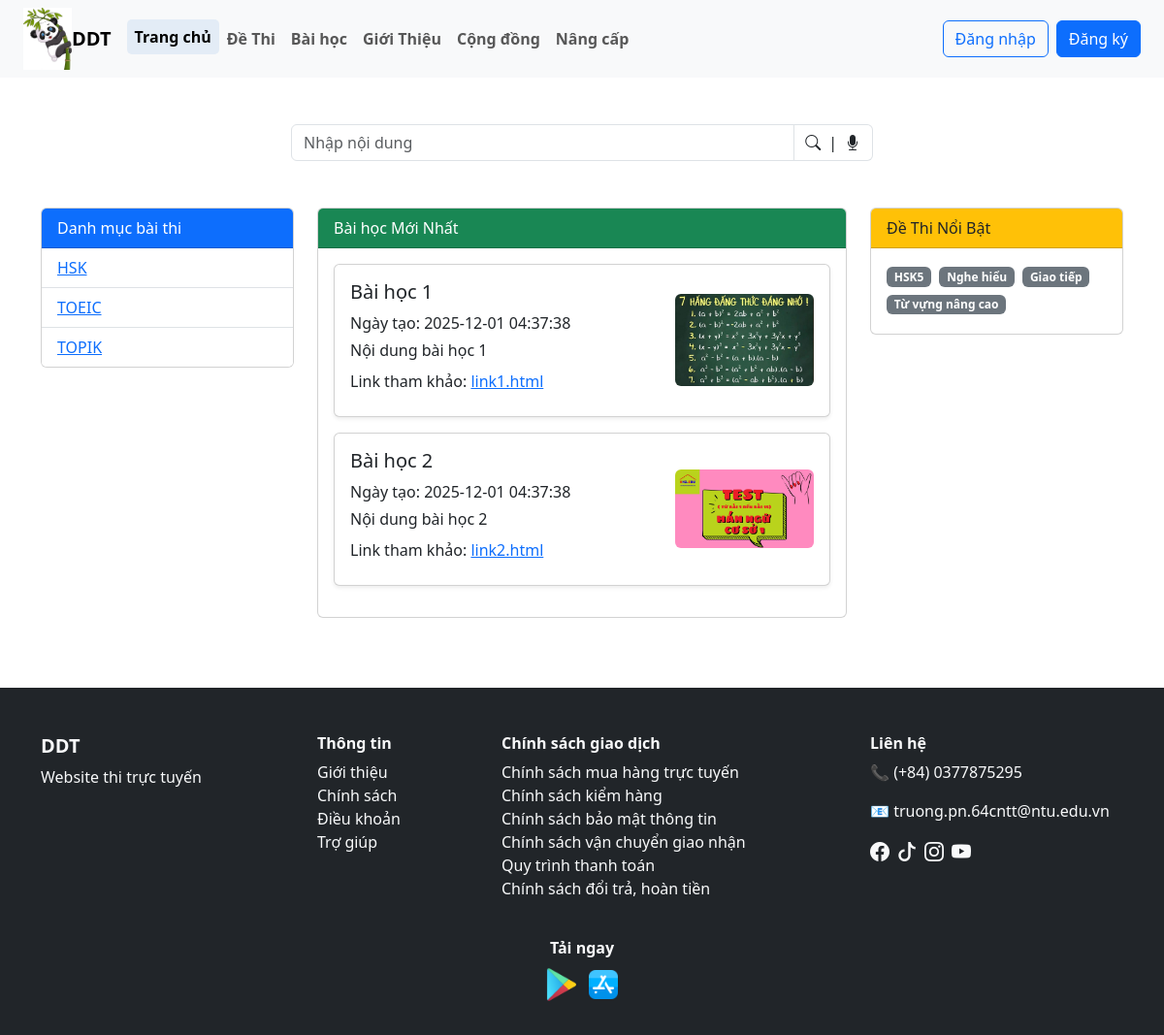
The app's page /user/index.php with its own data.
### tables this page shows
CREATE TABLE `danh_muc_de_thi` (
  `id` int(11) NOT NULL,
  `ten_danh_muc` varchar(100) NOT NULL,
  `mo_ta` text DEFAULT NULL
);

CREATE TABLE `bai_hoc` (
  `id` varchar(10) NOT NULL,
  `tieu_de` varchar(255) NOT NULL,
  `noi_dung` text DEFAULT NULL,
  `anh_bai_hoc` varchar(255) DEFAULT NULL,
  `link_bai_hoc` varchar(255) DEFAULT NULL,
  `ngay_tao` datetime DEFAULT current_timestamp(),
  `id_danh_muc` int(11) DEFAULT NULL
);

### user/index.php (the view)
<?php
include("./header.php");
$sql = "SELECT * FROM danh_muc_de_thi ORDER BY ten_danh_muc ASC";
$result = mysqli_query($dbc, $sql);
$sql_bai_hoc = "SELECT * FROM bai_hoc ORDER BY ngay_tao DESC";
$result_bai_hoc = mysqli_query($dbc, $sql_bai_hoc);
?>
<div class="d-flex justify-content-center my-5">
    <div class="input-group" style="max-width: 600px;">
        <input type="text" class="form-control" placeholder="Nhập nội dung" aria-label="Search">
        <span class="input-group-text bg-white border-start-0">
            <i class="bi bi-search me-2"></i>|
            <i class="bi bi-mic-fill ms-2"></i>
        </span>
    </div>
</div>
<div class="container my-5">
    <div class="row">
        <div class="col-md-3 mb-4">
            <div class="card">
                <div class="card-header bg-primary text-white">Danh mục bài thi</div>
                <ul class="list-group list-group-flush">
                    <?php if(mysqli_num_rows($result) > 0): ?>
                    <?php while($row = mysqli_fetch_assoc($result)): ?>
                    <li class="list-group-item">
                        <a href="./bai_thi_theo_muc.php?id_dm=<?= $row['id'] ?>">
                            <?= $row['ten_danh_muc'] ?>
                        </a>
                    </li>
                    <?php endwhile; ?>
                    <?php else: ?>
                    <li class="list-group-item">Không có danh mục nào.</li>
                    <?php endif; ?>
                </ul>
            </div>
        </div>
        <div class="col-md-6 mb-4">
            <div class="card">
                <div class="card-header bg-success text-white">Bài học Mới Nhất</div>
                <div class="card-body">
                    <?php if(mysqli_num_rows($result_bai_hoc) > 0): ?>
                    <?php while($row = mysqli_fetch_assoc($result_bai_hoc)): ?>
                    <a href="./chi_tiet_bai_hoc.php?id_bh=<?= $row['id'] ?>" class="text-decoration-none text-dark">
                        <div class="card mb-3 shadow-sm">
                            <div class="card-body">
                                <div class="row align-items-center">
                                    <div class="col-8">
                                        <h5 class="card-title"><?= $row['tieu_de'] ?></h5>
                                        <p class="card-text mb-1">Ngày tạo: <?= $row['ngay_tao'] ?></p>
                                        <p class="card-text mb-2 text-truncate d-block"
                                            style="max-height: 4.5em; overflow: hidden;">
                                            <?= $row['noi_dung'] ?>
                                        </p>
                                        <?php if(!empty($row['link_bai_hoc'])): ?>
                                        <p class="card-text mb-2">
                                            Link tham khảo:
                                            <a href="<?= $row['link_bai_hoc'] ?>" target="_blank">
                                                <?= $row['link_bai_hoc'] ?>
                                            </a>
                                        </p>
                                        <?php endif; ?>
                                    </div>
                                    <div class="col-4 text-end">
                                        <?php if(!empty($row['anh_bai_hoc'])): ?>
                                        <img src="./image_baihoc/<?= $row['anh_bai_hoc'] ?>"
                                            alt="<?= $row['tieu_de'] ?>" class="img-fluid rounded"
                                            style="max-height: 100px;">
                                        <?php endif; ?>
                                    </div>
                                </div>
                            </div>
                        </div>
                    </a>
                    <?php endwhile; ?>
                    <?php else: ?>
                    <p>Hiện chưa có bài học nào.</p>
                    <?php endif; ?>
                </div>
            </div>
        </div>
        <div class="col-md-3 mb-4">
            <div class="card">
                <div class="card-header bg-warning text-dark">Đề Thi Nổi Bật</div>
                <div class="card-body">
                    <span class="badge bg-secondary me-1 mb-1">HSK5</span>
                    <span class="badge bg-secondary me-1 mb-1">Nghe hiểu</span>
                    <span class="badge bg-secondary me-1 mb-1">Giao tiếp</span>
                    <span class="badge bg-secondary me-1 mb-1">Từ vựng nâng cao</span>
                </div>
            </div>
        </div>
    </div>
</div>
<?php include("./footer.php"); ?>

### user/header.php (shortened to what this page needs)
<!DOCTYPE html>
<html lang="vi">
<head>
    <link href="https://cdn.jsdelivr.net/npm/bootstrap@5.3.8/dist/css/bootstrap.min.css" rel="stylesheet"
>
    <link href="https://cdn.jsdelivr.net/npm/bootstrap-icons/font/bootstrap-icons.css" rel="stylesheet">
</head>
<body>
    <nav class="navbar navbar-expand-lg navbar-light bg-light px-4">
        <img src="../app/image/hinh-gau-truc-chibi-cute_082047594.jpg" alt="Gấu trúc cute" style="width: 50px;">
        <a class="navbar-brand fw-bold" href="./index.php">DDT</a>
        <div class="collapse navbar-collapse" id="navbarNav">
            <?php $current_page = basename($_SERVER['PHP_SELF']); ?>
            <ul class="navbar-nav me-auto mb-2 mb-lg-0 fw-bold">
                <li class="nav-item">
                    <a class="nav-link <?= ($current_page == 'index.php') ? 'active' : '' ?>" href="./index.php">Trang
                        chủ</a>
                </li>
                <li class="nav-item">
                    <a class="nav-link <?= ($current_page == 'de_thi.php') ? 'active' : '' ?>" href="./de_thi.php">Đề
                        Thi</a>
                </li>
                <li class="nav-item">
                    <a class="nav-link" href="#">Bài học</a>
                </li>
                <li class="nav-item">
                    <a class="nav-link" href="#">Giới Thiệu</a>
                </li>
                <li class="nav-item">
                    <a class="nav-link" href="#">Cộng đồng</a>
                </li>
                <li class="nav-item">
                    <a class="nav-link" href="#">Nâng cấp</a>
                </li>
            </ul>
            <div class="d-flex align-items-center">
                <?php if (isset($_SESSION['user_id'])): ?>
                    <div class="dropdown">
                        <a href="#" class="d-flex align-items-center text-decoration-none dropdown-toggle ms-2 me-2"
                            id="userDropdown" data-bs-toggle="dropdown">
                            <?php $anh_avatar =  $_SESSION['anh_dai_dien'] ?? 'default.png'; ?>
                            <img src="./image_user/<?php echo $anh_avatar ?>" alt="Ảnh đại diện" class="rounded-circle me-2"
                                style="width: 40px; height: 40px; object-fit: cover;">
                            <span><?php echo $_SESSION['ho_ten']; ?></span>
                        </a>
                        <ul class="dropdown-menu dropdown-menu-end" aria-labelledby="userDropdown">
                            <li><a class="dropdown-item" href="./person.php">Trang cá nhân</a></li>
                            <li><a class="dropdown-item" href="./logout.php">Đăng xuất</a></li>
                        </ul>
                    </div>
                <?php else: ?>
                    <a href="./login.php"><button class="btn btn-outline-primary me-2">Đăng nhập</button></a>
                    <a href="./register.php"><button class="btn btn-primary">Đăng ký</button></a>
                <?php endif; ?>
            </div>
        </div>
    </nav>
</body>
</html>

### user/footer.php
<footer class="bg-dark text-light pt-5 pb-3">
    <div class="container">
        <div class="row">
            <div class="col-md-3 mb-4">
                <h5 class="text-uppercase fw-bold">DDT</h5>
                <p>Website thi trực tuyến</p>
            </div>
            <div class="col-md-2 mb-4">
                <h6 class="fw-bold">Thông tin</h6>
                <ul class="list-unstyled">
                    <li><a href="#" class="text-light text-decoration-none">Giới thiệu</a></li>
                    <li><a href="#" class="text-light text-decoration-none">Chính sách</a></li>
                    <li><a href="#" class="text-light text-decoration-none">Điều khoản</a></li>
                    <li><a href="#" class="text-light text-decoration-none">Trợ giúp</a></li>
                </ul>
            </div>
            <div class="col-md-4 mb-4">
                <h6 class="fw-bold">Chính sách giao dịch</h6>
                <ul class="list-unstyled">
                    <li><a href="#" class="text-light text-decoration-none">Chính sách mua hàng trực tuyến</a></li>
                    <li><a href="#" class="text-light text-decoration-none">Chính sách kiểm hàng</a></li>
                    <li><a href="#" class="text-light text-decoration-none">Chính sách bảo mật thông tin</a></li>
                    <li><a href="#" class="text-light text-decoration-none">Chính sách vận chuyển giao nhận</a></li>
                    <li><a href="#" class="text-light text-decoration-none">Quy trình thanh toán</a></li>
                    <li><a href="#" class="text-light text-decoration-none">Chính sách đổi trả, hoàn tiền</a></li>
                </ul>
            </div>
            <div class="col-md-3 mb-4">
                <h6 class="fw-bold">Liên hệ</h6>
                <p>📞 (+84) 0377875295</p>
                <p>📧 truong.pn.64cntt@ntu.edu.vn</p>
                <div class="d-flex gap-2">
                    <a href="#"><i class="bi bi-facebook text-light fs-5"></i></a>
                    <a href="#"><i class="bi bi-tiktok text-light fs-5"></i></a>
                    <a href="#"><i class="bi bi-instagram text-light fs-5"></i></a>
                    <a href="#"><i class="bi bi-youtube text-light fs-5"></i></a>
                </div>
            </div>
        </div>
        <div class="row mb-3">
            <div class="col text-center">
                <h6 class="fw-bold">Tải ngay</h6>
                <a href="#"><img src="../app/image/icons8-google-play-48.png" alt="Google Play"
                        style="height:40px;"></a>
                <a href="#"><img src="../app/image/icons8-app-store-48.png" alt="App Store" style="height:40px;"></a>
            </div>
        </div>
    </div>
</footer>

### user/header.php (style rules this page uses)
.nav-link { transition: background-color 0.3s ease, color 0.3s ease; }
.nav-link.active { background-color: #E3ECF6; color: black !important; border-radius: 5px; padding: 6px 12px; }

### records on screen
danh_muc_de_thi: ten_danh_muc "HSK"
danh_muc_de_thi: ten_danh_muc "TOEIC"
danh_muc_de_thi: ten_danh_muc "TOPIK"
bai_hoc: tieu_de "Bài học 1", ngay_tao "2025-12-01 04:37:38", noi_dung "Nội dung bài học 1", link_bai_hoc "link1.html", anh_bai_hoc (picture)
bai_hoc: tieu_de "Bài học 2", ngay_tao "2025-12-01 04:37:38", noi_dung "Nội dung bài học 2", link_bai_hoc "link2.html", anh_bai_hoc (picture)
